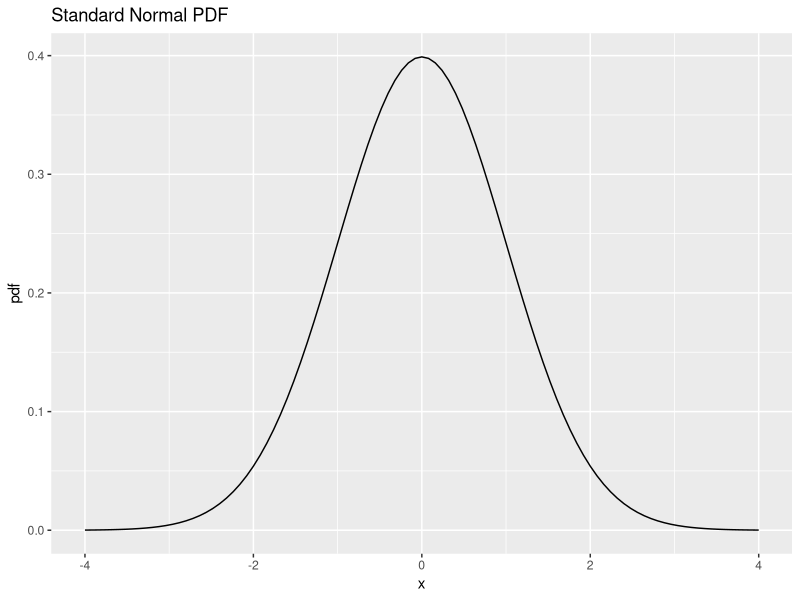
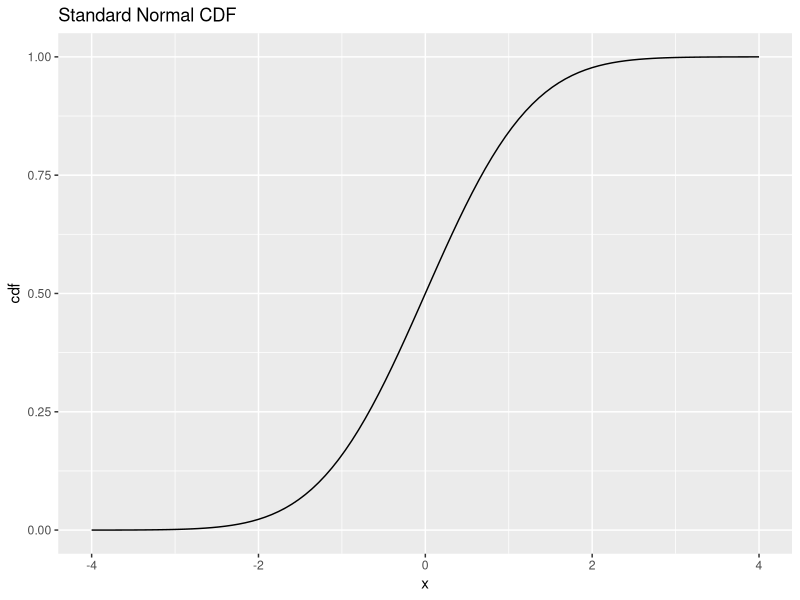
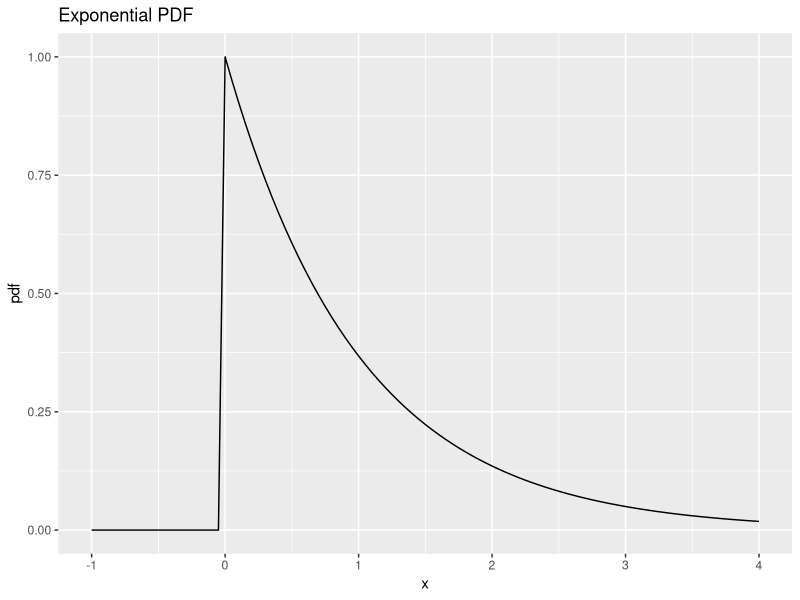
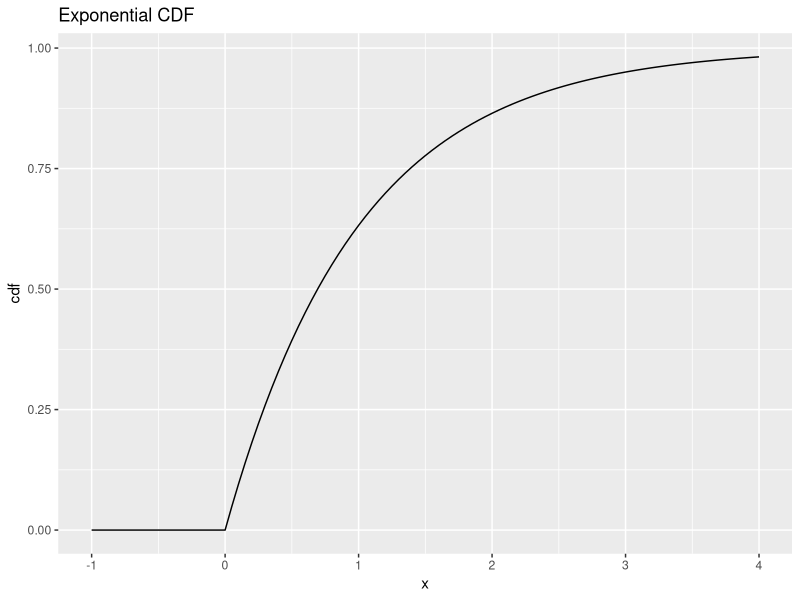
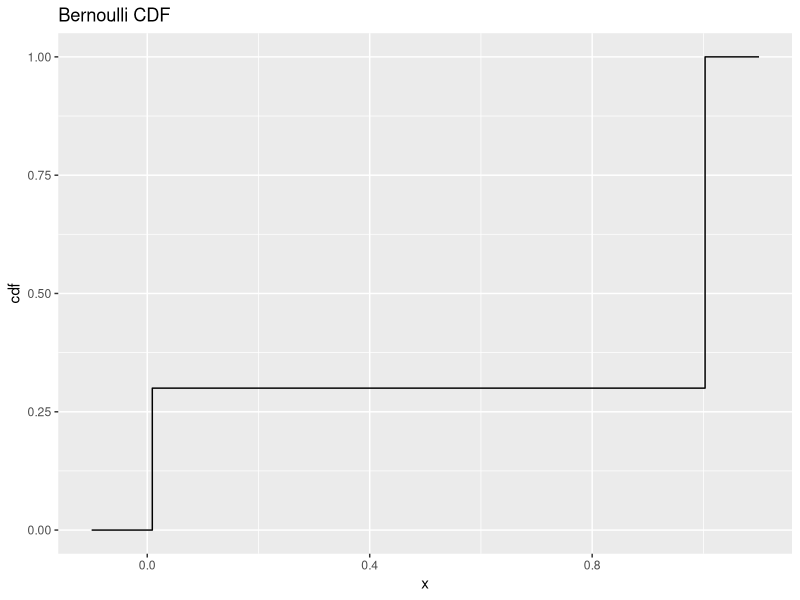

Source code (R) for these figures, in order:

if(!(require(ggplot2))){install.packages('ggplot2')}
ggplot(data.frame(x = c(-4, 4)), aes(x = x)) +
stat_function(fun = dnorm) +
ylab("pdf") +
ggtitle("Standard Normal PDF")

if(!(require(ggplot2))){install.packages('ggplot2')}
ggplot(data.frame(x = c(-4, 4)), aes(x = x)) +
stat_function(fun = pnorm) +
ylab("cdf") +
ggtitle("Standard Normal CDF")


if(!(require(ggplot2))){install.packages('ggplot2')}
ggplot(data.frame(x = c(-1, 4)), aes(x = x)) +
stat_function(fun = dexp) +
ylab("pdf") +
ggtitle("Exponential PDF")

if(!(require(ggplot2))){install.packages('ggplot2')}
ggplot(data.frame(x = c(-1, 4)), aes(x = x)) +
stat_function(fun = pexp) +
ylab("cdf") +
ggtitle("Exponential CDF")



sfun0  <- stepfun(0:1, c(0., .3, 1.), f = 0)
x = seq(-.1, 1.1, length.out = 100)
df = data.frame(x = x, y = sfun0(x))
ggplot(df, aes(x,y)) + geom_step() +
ylab("cdf")  +
ggtitle("Bernoulli CDF")
